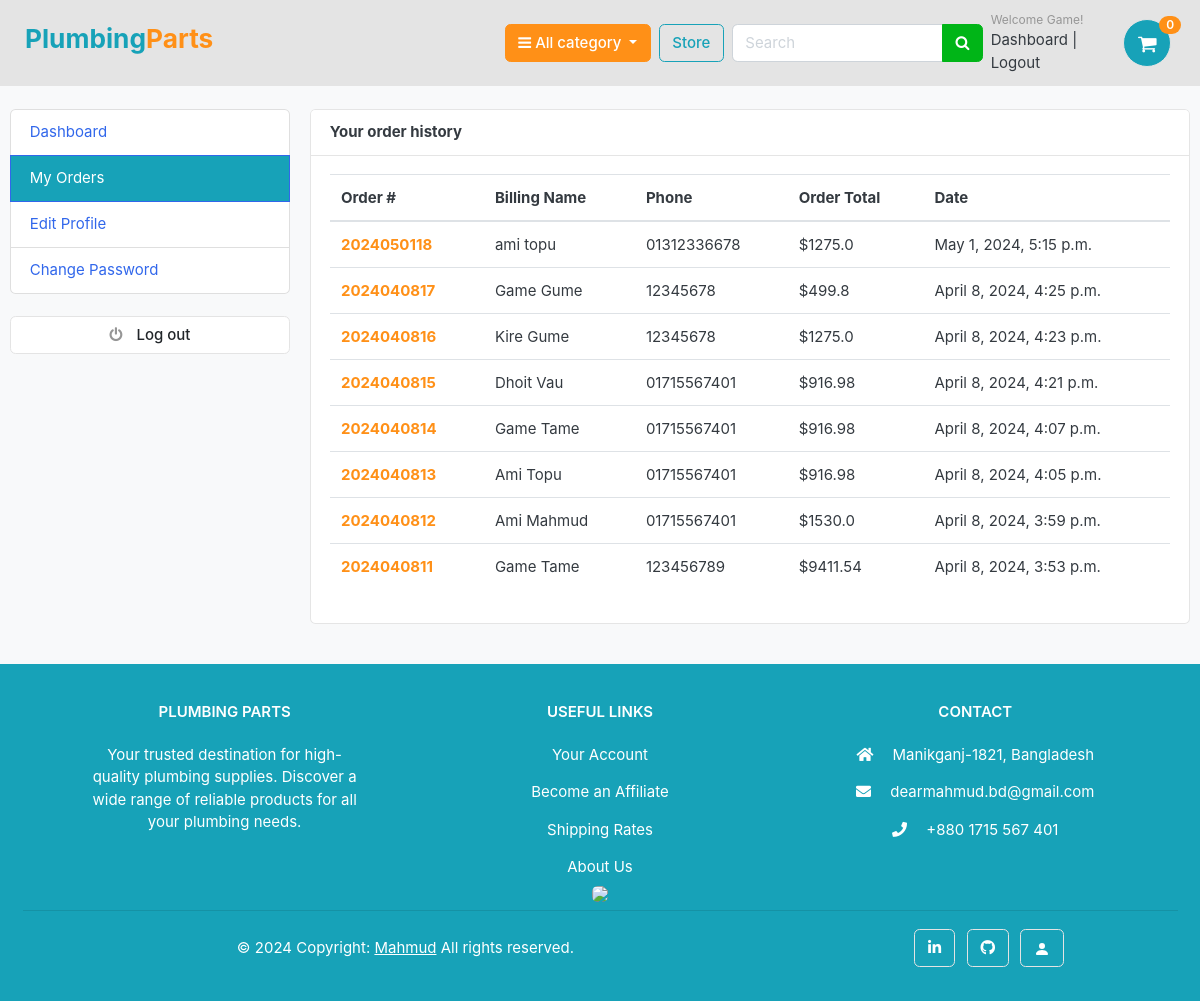
The app's page /accounts/my_orders/ (signed in) with its own data.
### accounts/models.py (models this page shows, shortened)
class Account(AbstractBaseUser):
    first_name      = models.CharField(max_length=50)
    last_name       = models.CharField(max_length=50)
    username        = models.CharField(max_length=50, unique=True)
    email           = models.EmailField(max_length=100, unique=True)
    phone_number    = models.CharField(max_length=50)
    date_joined     = models.DateTimeField(auto_now_add=True)
    last_login      = models.DateTimeField(auto_now=True)
    is_admin        = models.BooleanField(default=False)
    is_staff        = models.BooleanField(default=False)
    is_active        = models.BooleanField(default=False)
    is_superadmin        = models.BooleanField(default=False)
    USERNAME_FIELD = 'email'
    REQUIRED_FIELDS = ['username', 'first_name', 'last_name']
    objects = MyAccountManager()

### orders/models.py (models this page shows, shortened)
class Order(models.Model):
    user = models.ForeignKey(Account, on_delete=models.SET_NULL, null=True)
    payment = models.ForeignKey(Payment, on_delete=models.SET_NULL, blank=True, null=True)
    order_number = models.CharField(max_length=20)
    first_name = models.CharField(max_length=50)
    last_name = models.CharField(max_length=50)
    phone = models.CharField(max_length=15)
    email = models.EmailField(max_length=50)
    address_line_1 = models.CharField(max_length=50)
    address_line_2 = models.CharField(max_length=50, blank=True)
    country = models.CharField(max_length=50)
    state = models.CharField(max_length=50)
    city = models.CharField(max_length=50)
    order_note = models.CharField(max_length=100, blank=True)
    order_total = models.FloatField()
    tax = models.FloatField()
    status = models.CharField(max_length=10, choices=STATUS, default='New')
    ip = models.CharField(blank=True, max_length=20)
    is_ordered = models.BooleanField(default=False)
    created_at = models.DateTimeField(auto_now_add=True)
    updated_at = models.DateTimeField(auto_now=True)
    def full_name(self):
        return f'{self.first_name} {self.last_name}'

### accounts/views.py (the view)
# urls.py: path('my_orders/', my_orders, name='my_orders'),
@login_required(login_url = 'login_page')
def my_orders(request):
    orders = Order.objects.filter(user=request.user, is_ordered=True).order_by('-created_at')
    context = {
        'orders': orders,
    }
    return render(request, 'my_orders.html', context)

### cart/context_processors.py (called while the page is built)
def counter(request):
    cart_count = 0
    if 'admin' in request.path:
        return {}
    else:
        try:
            cart = Cart.objects.filter(cart_id=_cart_id(request))
            if request.user.is_authenticated:
                cart_items = CartItem.objects.all().filter(user=request.user)
            else:
                cart_items = CartItem.objects.all().filter(cart=cart[:1])
            for cart_item in cart_items:
                cart_count += cart_item.quantity
        except Cart.DoesNotExist:
            cart_count = 0
    return dict(cart_count=cart_count)

### cart/views.py (called while the page is built)
def _cart_id(req):
    cart = req.session.session_key
    if not cart:
        cart = req.session.create()
    return cart

### category/context_processors.py (called while the page is built)
def menu_links(req):
    links = Category.objects.all()
    return dict(category_links=links)

### category/models.py (called while the page is built)
    def get_url(self):
        return reverse('products_by_category', args=[self.slug])

### accounts/templates/my_orders.html (shortened to what this page needs)
{% extends 'base.html' %}
{% block content %}
<section class="section-conten padding-y bg">
	<div class="container">
		<div class="row">
			{% include 'dashboard_sidebar.html' %}
			<main class="col-md-9">
				<article class="card">
					<header class="card-header">
						<strong class="d-inline-block mr-3">Your order history</strong>
					</header>
					<div class="card-body">
						<div class="row">
							<div class="col-md-12">
								<table class="table table-hover">
									<thead>
										<tr>
											<th scope="col">Order #</th>
											<th scope="col">Billing Name</th>
											<th scope="col">Phone</th>
											<th scope="col">Order Total</th>
											<th scope="col">Date</th>
										</tr>
									</thead>
									<tbody>
										{% for order in orders %}
										<tr>
											<th scope="row"><a class="text-warning" href="{% url 'order_detail' order.order_number %}">{{order.order_number}}</a></th>
											<td>{{order.full_name}}</td>
											<td>{{order.phone}}</td>
											<td>${{order.order_total}}</td>
											<td>{{order.created_at}}</td>
										</tr>
										{% endfor %}
									</tbody>
								</table>
							</div>
						</div>
					</div>
				</article>
			</main>
		</div>
	</div>
</section>
{% endblock %}

### templates/includes/navbar.html (shortened to what this page needs)
{% load static %}
<header class="section-header border-bottom mb-5">
    <nav class="navbar navbar-expand-lg navbar-light bg-light fixed-top">
        <div class="container">
            <a href="{% url 'home_page' %}" class="brand-wrap">
                <h3 class="text-info">Plumbing<span class="text-warning">Parts</span></h3>
            </a>
            <div class="collapse navbar-collapse" id="navbarSupportedContent">
                <ul class="navbar-nav mx-auto mb-2 mb-lg-0">
                    <li class="nav-item my-auto">
                        <div class="category-wrap dropdown d-inline-block m-1">
                            <button type="button" class="btn btn-warning dropdown-toggle" data-toggle="dropdown">
                                <i class="fa fa-bars"></i> All category
                            </button>
                        </div>
                    </li>
                    <li class="nav-item my-auto">
                        <a class="m-1 btn btn-outline-info" href="{% url 'store_page' %}" >Store</a>
                    </li>
                    <li class="nav-item my-auto">
                        <form action="{% url 'search' %}" class="search m-1" method="GET">
                            <div class="input-group w-100">
                                <input type="text" class="form-control" placeholder="Search" name="keyword" />
                                <div class="input-group-append">
                                    <button class="btn btn-success" type="submit">
                                        <i class="fa fa-search"></i>
                                    </button>
                                </div>
                            </div>
                        </form>
                    </li>
                    <li class="nav-item my-auto">
                        {% if user.id is None %}
                        <div class="widget-header m-1">
                            <small class="title text-muted">Welcome guest!</small>
                            <div>
                                <a href="{% url 'login_page' %}">Sign in</a>
                                <span class="dark-transp"> | </span>
                                <a href="{% url 'register_page' %}"> Register</a>
                            </div>
                        </div>
                        {% else %}
                        <div class="widget-header m-1">
                            <small class="title text-muted">Welcome {{user.first_name}}!</small>
                            <div>
                                <a href="{% url 'dashboard_page' %}">Dashboard</a>
                                <span class="dark-transp"> | </span>
                                <a class="logout-link" href="{% url 'logout' %}"> Logout</a>
                            </div>
                        </div>
                        {% endif %}
                    </li>
                    <li class="nav-item my-auto">
                        <a href="{% url 'cart_page' %}" class="widget-header ml-3 m-1">
                            <div class="icon icon-sm rounded-circle border bg-info">
                                <i class="fa fa-shopping-cart text-white"></i>
                            </div>
                            <span class="badge badge-pill badge-danger bg-warning notify">{{cart_count}}</span>
                        </a>
                    </li>
                </ul>
            </div>
        </div>
    </nav>
</header>
<br>

### static/css/ui.css (style rules this page uses)
html { font-family: "Inter", sans-serif; font-size: 15px; }
.icon-xs, .icon-sm, .icon-md, .icon-lg { display: inline-block; text-align: center; flex-shrink: 0; flex-grow: 0; }
.icon-sm { width: 48px; height: 48px; line-height: 48px !important; font-size: 20px; }
.padding-y { padding-top: 40px; padding-bottom: 40px; }
article:after, .form-group:after { display: block; clear: both; content: ""; }
.bg { background-color: #f8f9fa; }
.widget-header { display: inline-block; vertical-align: middle; position: relative; }
.widget-header a { color: #343a40; }
.widget-header i { color: #969696; }
.widget-header .title { display: block; }
.widget-header .notify { position: absolute; top: -3px; right: -10px; }
.notify { position: absolute; top: -4px; right: -10px; display: inline-block; padding: 0.25em 0.6em; font-size: 12px; line-height: 1; text-align: center; border-radius: 3rem; color: #fff; background-color: #fa3434; }

### records on screen
Account: first_name "Game"
Order: order_number "2024050118", full_name "ami topu", phone "01312336678", order_total "1275.0", created_at "May 1, 2024, 5:15 p.m."
Order: order_number "2024040817", full_name "Game Gume", phone "12345678", order_total "499.8", created_at "April 8, 2024, 4:25 p.m."
Order: order_number "2024040816", full_name "Kire Gume", phone "12345678", order_total "1275.0", created_at "April 8, 2024, 4:23 p.m."
Order: order_number "2024040815", full_name "Dhoit Vau", phone "01715567401", order_total "916.98", created_at "April 8, 2024, 4:21 p.m."
Order: order_number "2024040814", full_name "Game Tame", phone "01715567401", order_total "916.98", created_at "April 8, 2024, 4:07 p.m."
Order: order_number "2024040813", full_name "Ami Topu", phone "01715567401", order_total "916.98", created_at "April 8, 2024, 4:05 p.m."
Order: order_number "2024040812", full_name "Ami Mahmud", phone "01715567401", order_total "1530.0", created_at "April 8, 2024, 3:59 p.m."
Order: order_number "2024040811", full_name "Game Tame", phone "123456789", order_total "9411.54", created_at "April 8, 2024, 3:53 p.m."

### other values on screen
{{ cart_count }} "0"
